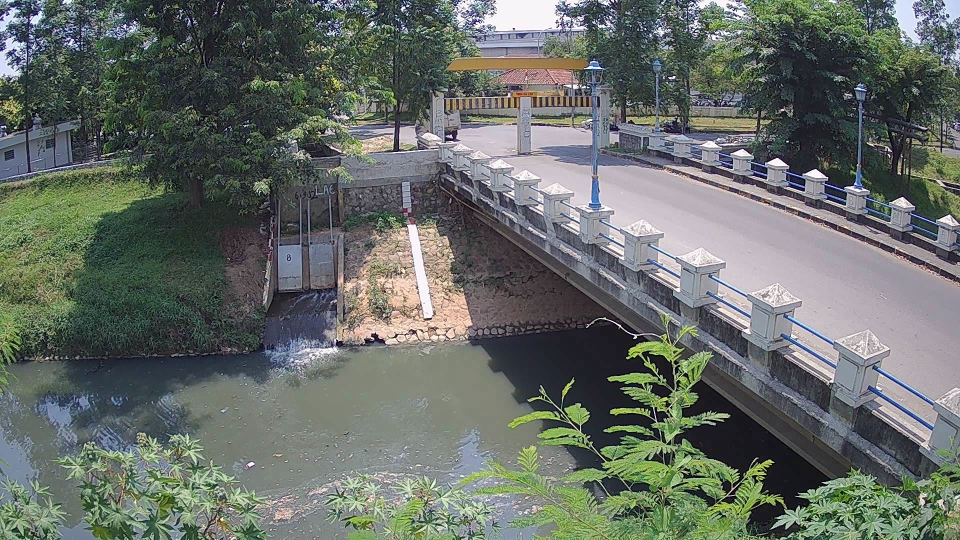
#> input picture data/daylight.jpg, 1920 x 1080 px (shown at 1/2 size)
$ jupyter execute sample_real_world_image_processing.ipynb   (shell and % lines are left out)
#> lines starting #> are read from the running program, lines starting #| are printed output that depends on the picture; after the words box and inside, x2 and y2 are one past the last pixel; in counts of white or black regions, pixels touching at a corner belong together; long printed decimals are rounded
[cell 1]
import cv2
import numpy as np
from matplotlib import pyplot as plt

## Overview

Let's overview our problem here ...

[cell 2]
# load sample frame

image = cv2.imread("data/daylight.jpg") # BGR
#> image is the input picture: shape (1080, 1920, 3); mean B, G, R 103.9, 109.3, 103.1

# display directly in cell
plt.imshow(image)

[cell 3]
# or you can use opencv functionalities in opencv too

cv2.imshow("Preview", image)
cv2.waitKey(0)
cv2.destroyAllWindows()

So our problem is we need to find efficient way to separate water from the rest of the image and measure its level.
First thing that comes into mind is that water maybe did not have any structure/edges

## Explore more techniques that can be used

[cell 4]
# edge detection using opencv

im_gray = cv2.cvtColor(image, cv2.COLOR_BGR2GRAY)
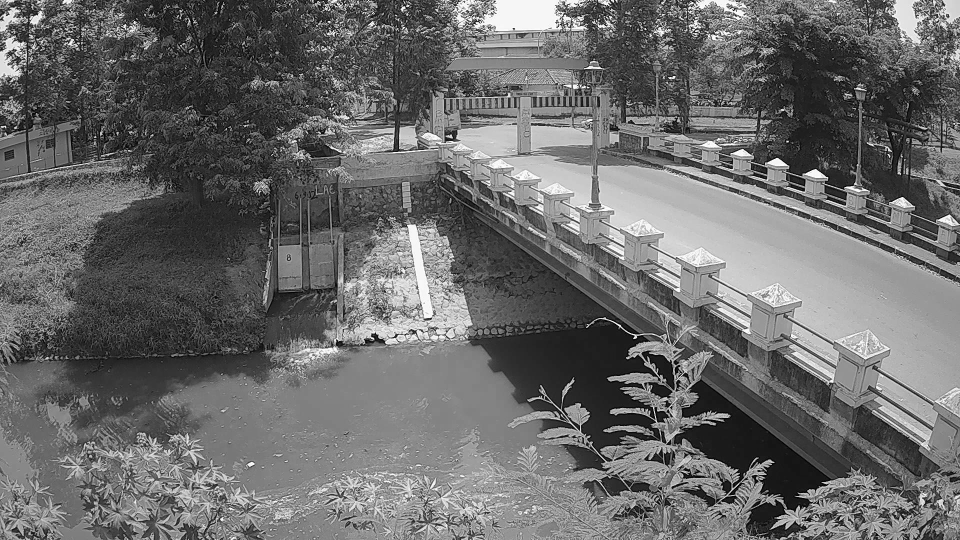
#> im_gray: shape (1080, 1920) (shown at 1/2 size); min 0, max 255, mean 106.8

edges = cv2.Canny(im_gray, 150, 200, None, 3)
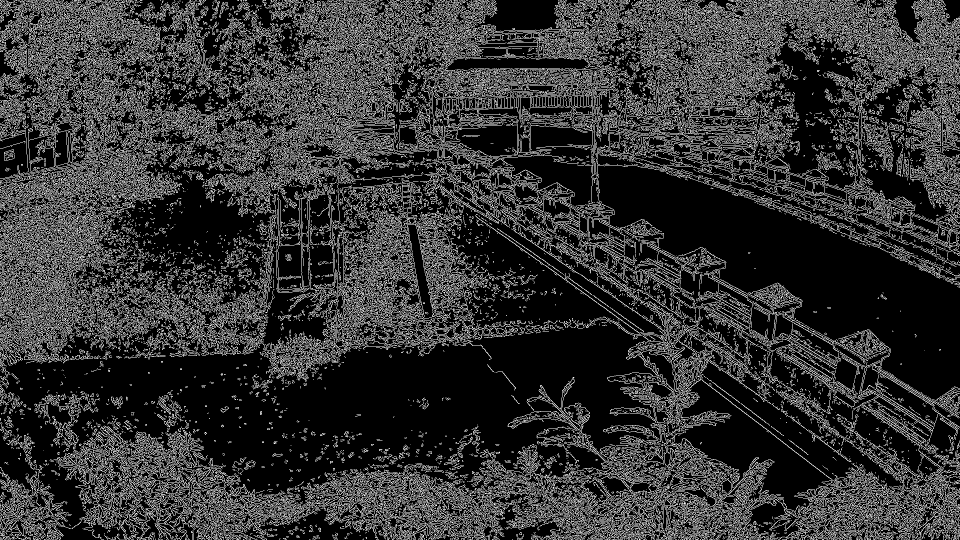
#> edges: shape (1080, 1920) (shown at 1/2 size); 20.5% white in thin lines or dots

plt.imshow(edges)

from this finding, next possible thing is set up an ROI, because as we can see the road also didnt have any edges

[cell 5]
resized_image = cv2.resize(image, (0, 0), fx=0.5, fy=0.5)
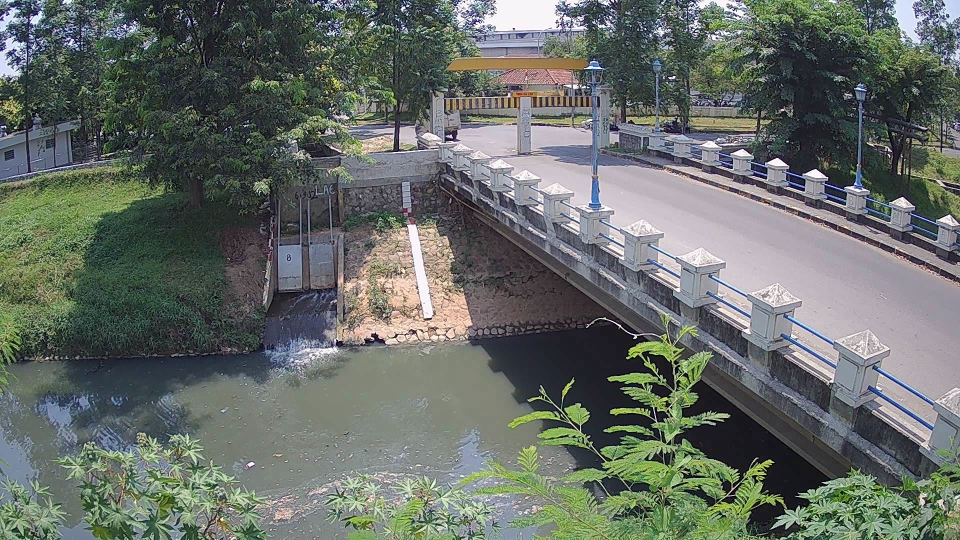
#> resized_image: shape (540, 960, 3); mean B, G, R 104, 109.4, 103.2

xmin, ymin = (350, 200)
xmax, ymax = (400, 600)

roi_image = resized_image[ymin:ymax, xmin:xmax]

plt.imshow(roi_image)

[cell 6]
# lets apply previous edge detection

roi_im_gray = cv2.cvtColor(roi_image, cv2.COLOR_BGR2GRAY)

roi_edges = cv2.Canny(roi_im_gray, 150, 200, None, 3)
#> roi_edges: shape (340, 50); 19.2% white in thin lines or dots

plt.imshow(roi_edges)

now our job is clear, separate the largest black area from the image, and assume that is water area. We can emply techniques called findCountour in openCV, as I know it's detect white blob from image, so we need to invert our image, so the water is white area

[cell 7]
im_inv = cv2.bitwise_not(roi_edges)
#> im_inv: shape (340, 50); 80.8% white; black in thin lines or dots

dilate = cv2.dilate(im_inv, np.ones(shape=(1, 1), dtype=np.uint8), iterations=1)
erode = cv2.erode(dilate, np.ones(shape=(5, 5), dtype=np.uint8), iterations=1)
#> erode: shape (340, 50); 36.1% white; 32 white regions (26 under 20 px)

contours, hierarchy = cv2.findContours(erode, cv2.RETR_EXTERNAL, cv2.CHAIN_APPROX_NONE)
#> contours = 32 contours, 27 with area under 20; largest, box (x1, y1, x2, y2) and area: (0, 148, 50, 271) 5312, (0, 16, 20, 41) 160, (0, 327, 23, 340) 137, (38, 0, 50, 15) 60, (41, 321, 50, 330) 24

[cell 8]
# show the result
im_result = resized_image.copy()

if len(contours) != 0:
    # the contours are drawn here
    cv2.drawContours(erode, contours, -1, 255, 3)
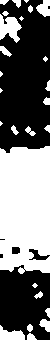
#> erode: shape (340, 50); 43.8% white; 26 white regions (7 under 20 px), largest, box (x1, y1, x2, y2) and area: (0, 146, 50, 274) 5942, (0, 14, 22, 43) 379, (0, 325, 25, 340) 234

    #find the biggest area of the contour
    c = max(contours, key=cv2.contourArea)
#> c = contour of 443 points, box (x1, y1, x2, y2) (0, 148, 50, 271), area 5312

    x, y, w, h = cv2.boundingRect(c)
#> x = 0; y = 148; w = 50; h = 123

    x += xmin
#> x = 350
    y += ymin
#> y = 348

    # draw the 'human' contour (in green)
    cv2.rectangle(im_result, (x,y), (x+w,y+h), (0, 255, 0), 2)
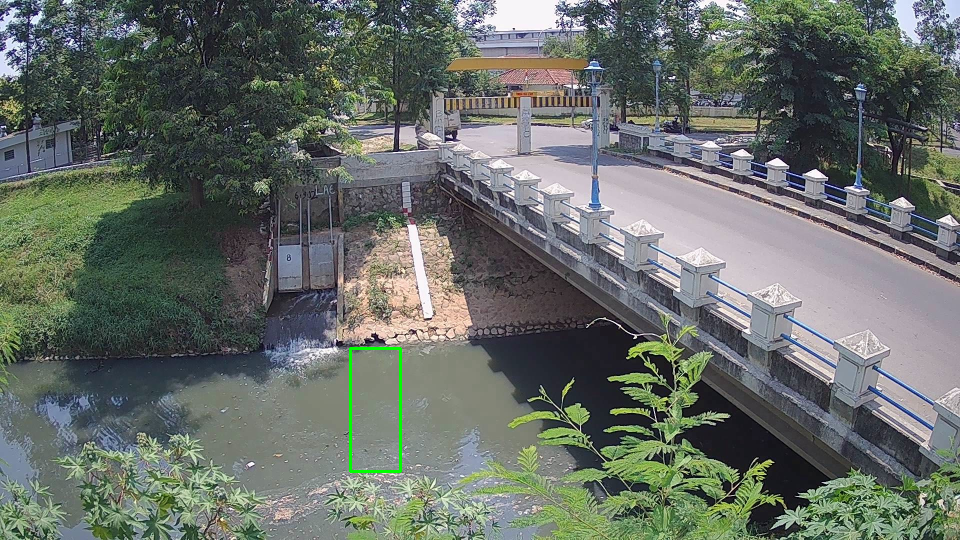
#> im_result: shape (540, 960, 3); 0.2% of pixels changed, all inside (x1, y1, x2, y2) = (349, 347, 402, 473)

plt.imshow(im_result)

voila! we got it right, now with all the information about water area coordinate, I can easily create a function that translates pixel coordinate into level measurement in percentage

[cell 9]
def convert_value(src_range, target_range, src_value):
    src_min, src_max = src_range
    target_min, target_max = target_range

    src_dist = src_max - src_min
    target_dist = target_max - target_min

    return (((src_value - src_min) * target_dist) / src_dist) + target_min

# estimate level
y_line_max = 200
y_line_min = 350

water_level_y = min(y_line_min, y)
#> water_level_y = 348
water_level_perc = 100 - convert_value((y_line_max, y_line_min), (0, 100), water_level_y)
#> water_level_perc = 1.33

print(water_level_perc)
#| 1.333

for better measurement, let slightly rotate the picture so that the water line straight

[cell 10]
# ROTATING 1.5 DEGREES COUNTER CLOCKWISE
(im_h, im_w) = resized_image.shape[:2]
#> im_h = 540; im_w = 960
(cX, cY) = (im_w // 2, im_h // 2)
#> cX = 480; cY = 270

M = cv2.getRotationMatrix2D((cX, cY), -3, 1.0)
rotated_image = cv2.warpAffine(resized_image, M, (im_w, im_h))
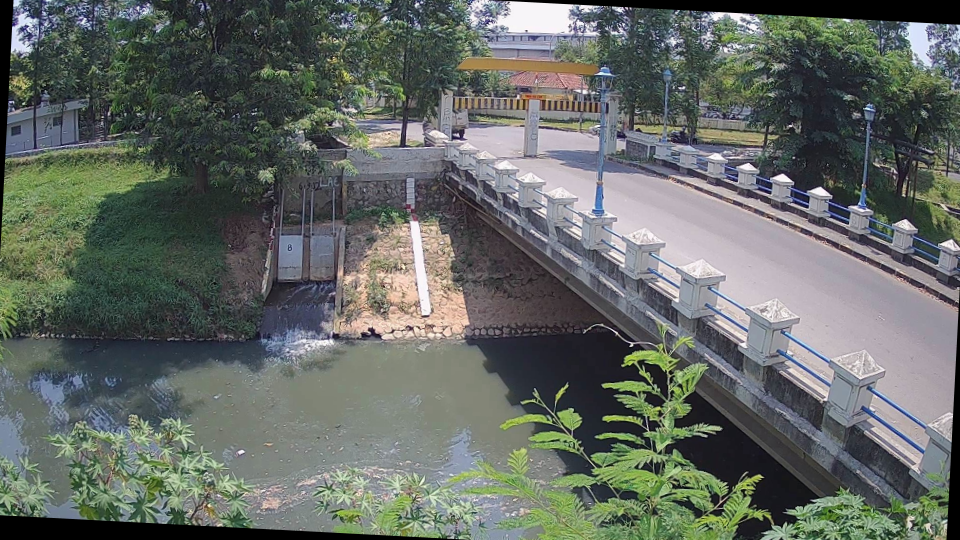
#> rotated_image: shape (540, 960, 3); mean B, G, R 101, 106.1, 100.4

plt.imshow(rotated_image)

[cell 11]
xmin, ymin = (350, 200)
xmax, ymax = (400, 600)

roi_image = rotated_image[ymin:ymax, xmin:xmax]

roi_im_gray = cv2.cvtColor(roi_image, cv2.COLOR_BGR2GRAY)
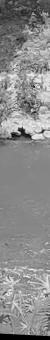
#> roi_im_gray: shape (340, 50); min 0, max 241, mean 138.7

roi_edges = cv2.Canny(roi_im_gray, 150, 200, None, 3)
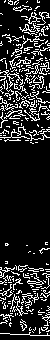
#> roi_edges: shape (340, 50); 16.1% white in thin lines or dots

im_inv = cv2.bitwise_not(roi_edges)
#> im_inv: shape (340, 50); 83.9% white; black in thin lines or dots

dilate = cv2.dilate(im_inv, np.ones(shape=(1, 1), dtype=np.uint8), iterations=1)
erode = cv2.erode(dilate, np.ones(shape=(5, 5), dtype=np.uint8), iterations=1)
#> erode: shape (340, 50); 41.3% white; 32 white regions (18 under 20 px)

contours, hierarchy = cv2.findContours(erode, cv2.RETR_EXTERNAL, cv2.CHAIN_APPROX_NONE)
#> contours = 32 contours, 21 with area under 20; largest, box (x1, y1, x2, y2) and area: (0, 140, 50, 267) 5590, (0, 0, 23, 35) 346, (24, 312, 43, 326) 102, (0, 318, 20, 332) 87, (0, 336, 50, 340) 84

# show the result
im_result = resized_image.copy()

if len(contours) != 0:
    # the contours are drawn here
    cv2.drawContours(erode, contours, -1, 255, 3)
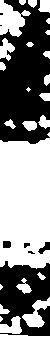
#> erode: shape (340, 50); 51.7% white; 8 black regions (3 under 20 px), largest, box (x1, y1, x2, y2) and area: (0, 0, 50, 144) 5430, (0, 261, 50, 336) 2608, (38, 242, 50, 254) 73, (3, 241, 11, 248) 54, (24, 243, 30, 248) 23

    #find the biggest area of the contour
    c = max(contours, key=cv2.contourArea)
#> c = contour of 414 points, box (x1, y1, x2, y2) (0, 140, 50, 267), area 5590

    x, y, w, h = cv2.boundingRect(c)
#> x = 0; y = 140; h = 127

    x += xmin
#> x = 350
    y += ymin
#> y = 340

    # draw the 'human' contour (in green)
    cv2.rectangle(im_result, (x,y), (x+w,y+h), (0, 255, 0), 2)
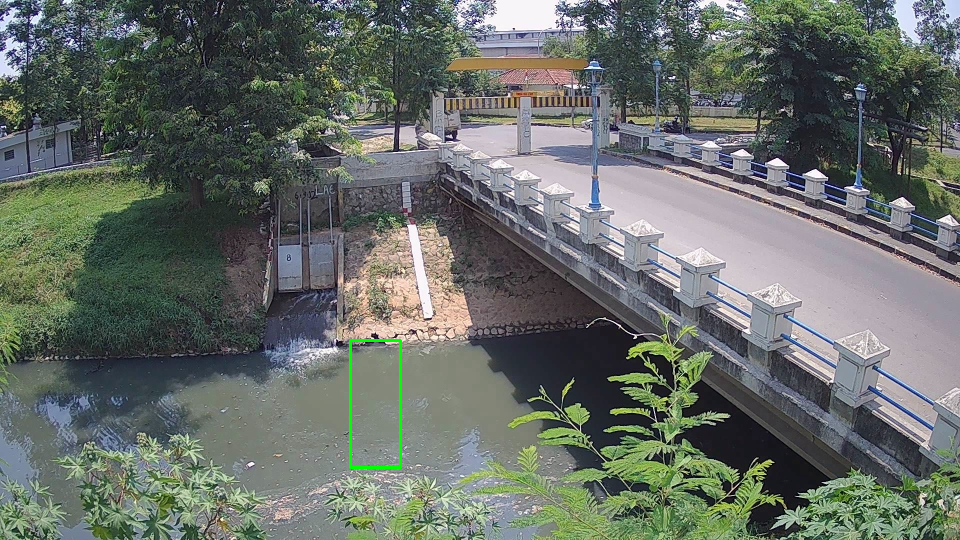
#> im_result: shape (540, 960, 3); 0.2% of pixels changed, all inside (x1, y1, x2, y2) = (349, 339, 402, 469)

plt.imshow(im_result)

[cell 12]
# estimate level
y_line_max = 200
y_line_min = 350

water_level_y = min(y_line_min, y)
#> water_level_y = 340
water_level_perc = 100 - convert_value((y_line_max, y_line_min), (0, 100), water_level_y)
#> water_level_perc = 6.67

print(water_level_perc)
#| 6.667
